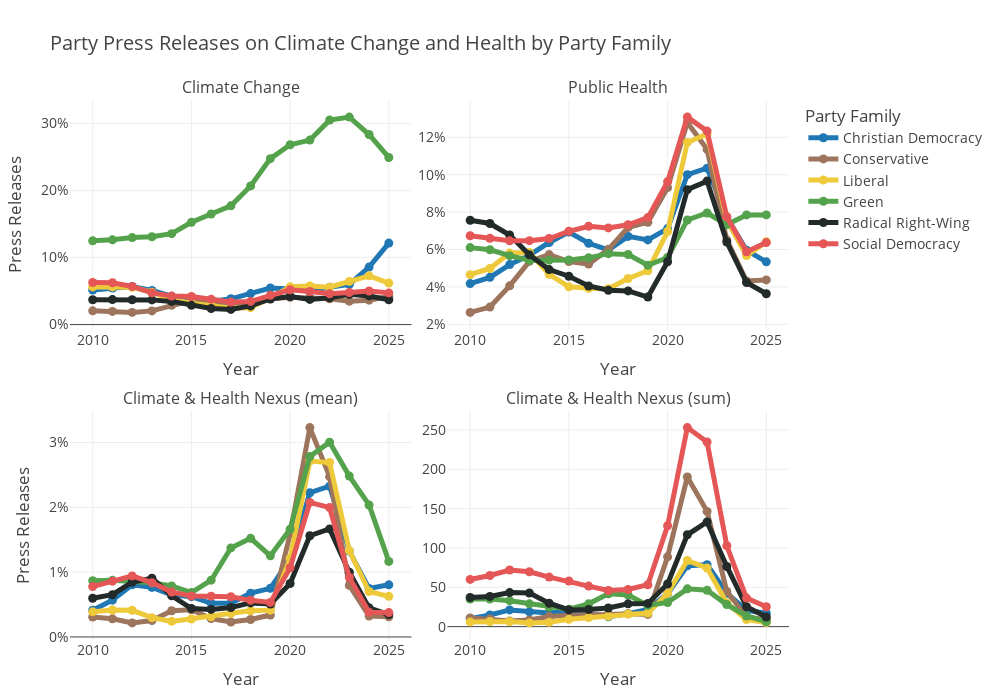

The notebook cell saved with this chart:
### Markdown cell above
## Primary Figure: Indicator 5.3.3: Political party engagement with health and climate change

### Code cell
# import libraries
import pandas as pd
import numpy as np
from plotly.subplots import make_subplots
import plotly.graph_objects as go
import plotly.express as px


# read in data 
df = pd.read_csv('../data/indicator_5_3_3.csv')

# dictionary to map party names to respective party colors
party_colors = {'Christian Democracy': '#1f77b4',
                'Conservative': '#9D755D',
                'Liberal': '#EECA3B',
                'Green': '#54A24B',
                'Radical Right-Wing': '#222A2A',
                'Social Democracy': '#E45756',}


# Define the mapping of data column -> subplot position
col_to_position = {
    'environment_climate_issue1_mean': (1, 1),  # Climate Change
    'healthcare_issue1_mean': (1, 2),           # Public Health
    'climate_health_mean': (2, 1),              # Climate and Health Nexus (mean)
    'climate_health_sum': (2, 2)                # Climate and Health Nexus (sum)
}


def create_nexus_subplot(df, 
                         title = 'Party Press Releases on Climate Change and Health by Party Family',
                         save_path=None,
                         col_to_position = col_to_position,
                         party_colors = party_colors):

    # Titles should match the order of the subplot grid
    fig = make_subplots(
        rows=2, cols=2,
        subplot_titles=(
            'Climate Change',
            'Public Health',
            'Climate & Health Nexus (mean)', 
            'Climate & Health Nexus (sum)'
        ),
        horizontal_spacing=0.05,  # reduce horizontal gap between columns
        vertical_spacing=0.15      # reduce vertical gap between rows
    )

    # Loop through the variables and plot each one in its correct subplot
    for i, col in enumerate(col_to_position.keys()):
        row, col_num = col_to_position[col]
        for party_family in party_colors.keys():
            subset = df[df['party_family'] == party_family].copy()

            # smooth the line
            subset[col] = subset[col].rolling(window=2, min_periods=1).mean()
            subset[col] = subset[col].rolling(window=2, min_periods=1).mean()

            fig.add_trace(go.Scatter(
                x=subset['year'],
                y=subset[col],
                mode='lines+markers',
                name=party_family,
                line=dict(color=party_colors[party_family], width=5),
                showlegend=True if i == 0 else False,
            ), row=row, col=col_num)

    # Update layout
    fig.update_layout(
        title=title,
        xaxis_title='Year',
        yaxis_title='Press Releases',
        title_x=0.05,
        legend_title='Party Family',
        hovermode='x unified',
        width=1000,
        height=700,
        template='presentation',
        font=dict(size=14),
        margin=dict(l=70, r=50, t=100, b=60)
    )

    # Format all y-axes as percentages
    fig.update_yaxes(tickformat=".0%", row=1, col=1)
    fig.update_yaxes(tickformat=".0%", row=1, col=2)
    fig.update_yaxes(tickformat=".0%", row=2, col=1)

    # Custom x-axis titles per subplot 
    fig.update_xaxes(title_text="Year", row=2, col=1)
    fig.update_xaxes(title_text="Year", row=2, col=2)
    fig.update_xaxes(title_text="Year", row=1, col=2)

    # add y-axis titles
    fig.update_yaxes(title_text="Press Releases", row=1, col=1)
    #fig.update_yaxes(title_text="Press Releases", row=1, col=2)
    fig.update_yaxes(title_text="Press Releases", row=2, col=1)
    #fig.update_yaxes(title_text="Press Releases", row=2, col=2)


    # save figure if save_path is provided
    if save_path:
        fig.write_image(save_path, scale=2)
    # show figure
    fig.show()


create_nexus_subplot(df, 
                     #title='',
                     save_path='../appendix/indicator_5_3_3.png',
                     col_to_position=col_to_position,
                     party_colors=party_colors)

### Figure 1 — Plotly figure (JSON) as saved in the notebook; plotly's stock layout.template omitted (floating-point values rounded to 4 significant figures)
{"data": [{"line": {"color": "#1f77b4", "width": 5}, "mode": "lines+markers", "name": "Christian Democracy", "showlegend": true, "type": "scatter", "x": [2010.0, 2011.0, 2012.0, 2013.0, 2014.0, 2015.0, 2016.0, 2017.0, 2018.0, 2019.0, 2020.0, 2021.0, 2022.0, 2023.0, 2024.0, 2025.0], "xaxis": "x", "y": [0.0517, 0.0546, 0.05676, 0.05101, 0.04234, 0.03603, 0.03453, 0.0385, 0.04631, 0.05461, 0.053, 0.0497, 0.05584, 0.06011, 0.08579, 0.1216], "yaxis": "y"}, {"line": {"color": "#9D755D", "width": 5}, "mode": "lines+markers", "name": "Conservative", "showlegend": true, "type": "scatter", "x": [2010.0, 2011.0, 2012.0, 2013.0, 2014.0, 2015.0, 2016.0, 2017.0, 2018.0, 2019.0, 2020.0, 2021.0, 2022.0, 2023.0, 2024.0, 2025.0], "xaxis": "x", "y": [0.02048, 0.01964, 0.01818, 0.02043, 0.02881, 0.03591, 0.03354, 0.02887, 0.03196, 0.03845, 0.04078, 0.04023, 0.03861, 0.03497, 0.03646, 0.04194], "yaxis": "y"}, {"line": {"color": "#EECA3B", "width": 5}, "mode": "lines+markers", "name": "Liberal", "showlegend": true, "type": "scatter", "x": [2010.0, 2011.0, 2012.0, 2013.0, 2014.0, 2015.0, 2016.0, 2017.0, 2018.0, 2019.0, 2020.0, 2021.0, 2022.0, 2023.0, 2024.0, 2025.0], "xaxis": "x", "y": [0.05624, 0.05619, 0.05556, 0.04838, 0.03698, 0.03184, 0.02853, 0.02454, 0.0253, 0.03955, 0.05635, 0.05754, 0.05586, 0.06448, 0.07271, 0.06196], "yaxis": "y"}, {"line": {"color": "#54A24B", "width": 5}, "mode": "lines+markers", "name": "Green", "showlegend": true, "type": "scatter", "x": [2010.0, 2011.0, 2012.0, 2013.0, 2014.0, 2015.0, 2016.0, 2017.0, 2018.0, 2019.0, 2020.0, 2021.0, 2022.0, 2023.0, 2024.0, 2025.0], "xaxis": "x", "y": [0.125, 0.1265, 0.1299, 0.1311, 0.1357, 0.1526, 0.165, 0.1772, 0.2069, 0.2477, 0.2684, 0.2754, 0.3052, 0.3097, 0.2837, 0.2495], "yaxis": "y"}, {"line": {"color": "#222A2A", "width": 5}, "mode": "lines+markers", "name": "Radical Right-Wing", "showlegend": true, "type": "scatter", "x": [2010.0, 2011.0, 2012.0, 2013.0, 2014.0, 2015.0, 2016.0, 2017.0, 2018.0, 2019.0, 2020.0, 2021.0, 2022.0, 2023.0, 2024.0, 2025.0], "xaxis": "x", "y": [0.03709, 0.03734, 0.03706, 0.03687, 0.03458, 0.0287, 0.02399, 0.02267, 0.02782, 0.03825, 0.04183, 0.03756, 0.03992, 0.04524, 0.04274, 0.03698], "yaxis": "y"}, {"line": {"color": "#E45756", "width": 5}, "mode": "lines+markers", "name": "Social Democracy", "showlegend": true, "type": "scatter", "x": [2010.0, 2011.0, 2012.0, 2013.0, 2014.0, 2015.0, 2016.0, 2017.0, 2018.0, 2019.0, 2020.0, 2021.0, 2022.0, 2023.0, 2024.0, 2025.0], "xaxis": "x", "y": [0.06285, 0.06236, 0.05695, 0.04732, 0.04256, 0.04185, 0.03791, 0.03356, 0.03462, 0.0437, 0.05191, 0.04936, 0.04595, 0.04791, 0.05014, 0.04731], "yaxis": "y"}, {"line": {"color": "#1f77b4", "width": 5}, "mode": "lines+markers", "name": "Christian Democracy", "showlegend": false, "type": "scatter", "x": [2010.0, 2011.0, 2012.0, 2013.0, 2014.0, 2015.0, 2016.0, 2017.0, 2018.0, 2019.0, 2020.0, 2021.0, 2022.0, 2023.0, 2024.0, 2025.0], "xaxis": "x2", "y": [0.04177, 0.04511, 0.05194, 0.05695, 0.06377, 0.06933, 0.06334, 0.05976, 0.06701, 0.06514, 0.07119, 0.1, 0.1035, 0.07726, 0.05965, 0.05342], "yaxis": "y2"}, {"line": {"color": "#9D755D", "width": 5}, "mode": "lines+markers", "name": "Conservative", "showlegend": false, "type": "scatter", "x": [2010.0, 2011.0, 2012.0, 2013.0, 2014.0, 2015.0, 2016.0, 2017.0, 2018.0, 2019.0, 2020.0, 2021.0, 2022.0, 2023.0, 2024.0, 2025.0], "xaxis": "x2", "y": [0.02637, 0.02922, 0.04056, 0.05367, 0.05728, 0.05356, 0.05222, 0.0601, 0.07184, 0.07453, 0.09309, 0.128, 0.1135, 0.06514, 0.04316, 0.04373], "yaxis": "y2"}, {"line": {"color": "#EECA3B", "width": 5}, "mode": "lines+markers", "name": "Liberal", "showlegend": false, "type": "scatter", "x": [2010.0, 2011.0, 2012.0, 2013.0, 2014.0, 2015.0, 2016.0, 2017.0, 2018.0, 2019.0, 2020.0, 2021.0, 2022.0, 2023.0, 2024.0, 2025.0], "xaxis": "x2", "y": [0.04654, 0.04985, 0.05809, 0.05839, 0.04668, 0.04004, 0.03929, 0.03899, 0.0445, 0.04866, 0.06961, 0.1173, 0.1218, 0.07565, 0.05675, 0.0641], "yaxis": "y2"}, {"line": {"color": "#54A24B", "width": 5}, "mode": "lines+markers", "name": "Green", "showlegend": false, "type": "scatter", "x": [2010.0, 2011.0, 2012.0, 2013.0, 2014.0, 2015.0, 2016.0, 2017.0, 2018.0, 2019.0, 2020.0, 2021.0, 2022.0, 2023.0, 2024.0, 2025.0], "xaxis": "x2", "y": [0.06101, 0.05987, 0.05673, 0.05421, 0.05429, 0.05444, 0.05553, 0.05779, 0.05733, 0.0516, 0.05575, 0.07581, 0.07953, 0.07332, 0.0785, 0.07849], "yaxis": "y2"}, {"line": {"color": "#222A2A", "width": 5}, "mode": "lines+markers", "name": "Radical Right-Wing", "showlegend": false, "type": "scatter", "x": [2010.0, 2011.0, 2012.0, 2013.0, 2014.0, 2015.0, 2016.0, 2017.0, 2018.0, 2019.0, 2020.0, 2021.0, 2022.0, 2023.0, 2024.0, 2025.0], "xaxis": "x2", "y": [0.07563, 0.07393, 0.06775, 0.05716, 0.04925, 0.04572, 0.0405, 0.03824, 0.03784, 0.03456, 0.05343, 0.09203, 0.09659, 0.064, 0.04236, 0.03633], "yaxis": "y2"}, {"line": {"color": "#E45756", "width": 5}, "mode": "lines+markers", "name": "Social Democracy", "showlegend": false, "type": "scatter", "x": [2010.0, 2011.0, 2012.0, 2013.0, 2014.0, 2015.0, 2016.0, 2017.0, 2018.0, 2019.0, 2020.0, 2021.0, 2022.0, 2023.0, 2024.0, 2025.0], "xaxis": "x2", "y": [0.06738, 0.06604, 0.06463, 0.06473, 0.0659, 0.06975, 0.07245, 0.07156, 0.07323, 0.07706, 0.09631, 0.1308, 0.1233, 0.07747, 0.05878, 0.0637], "yaxis": "y2"}, {"line": {"color": "#1f77b4", "width": 5}, "mode": "lines+markers", "name": "Christian Democracy", "showlegend": false, "type": "scatter", "x": [2010.0, 2011.0, 2012.0, 2013.0, 2014.0, 2015.0, 2016.0, 2017.0, 2018.0, 2019.0, 2020.0, 2021.0, 2022.0, 2023.0, 2024.0, 2025.0], "xaxis": "x3", "y": [0.004136, 0.005681, 0.008056, 0.007648, 0.006516, 0.006211, 0.005191, 0.005211, 0.006759, 0.007501, 0.01206, 0.02225, 0.02325, 0.01325, 0.007464, 0.008045], "yaxis": "y3"}, {"line": {"color": "#9D755D", "width": 5}, "mode": "lines+markers", "name": "Conservative", "showlegend": false, "type": "scatter", "x": [2010.0, 2011.0, 2012.0, 2013.0, 2014.0, 2015.0, 2016.0, 2017.0, 2018.0, 2019.0, 2020.0, 2021.0, 2022.0, 2023.0, 2024.0, 2025.0], "xaxis": "x3", "y": [0.003086, 0.002799, 0.002169, 0.002533, 0.004041, 0.004188, 0.002853, 0.002303, 0.002693, 0.003382, 0.01587, 0.0323, 0.02473, 0.007952, 0.003215, 0.003103], "yaxis": "y3"}, {"line": {"color": "#EECA3B", "width": 5}, "mode": "lines+markers", "name": "Liberal", "showlegend": false, "type": "scatter", "x": [2010.0, 2011.0, 2012.0, 2013.0, 2014.0, 2015.0, 2016.0, 2017.0, 2018.0, 2019.0, 2020.0, 2021.0, 2022.0, 2023.0, 2024.0, 2025.0], "xaxis": "x3", "y": [0.003878, 0.004154, 0.00411, 0.00298, 0.002405, 0.002777, 0.003101, 0.003644, 0.004039, 0.004133, 0.01212, 0.02713, 0.02691, 0.01332, 0.007005, 0.006262], "yaxis": "y3"}, {"line": {"color": "#54A24B", "width": 5}, "mode": "lines+markers", "name": "Green", "showlegend": false, "type": "scatter", "x": [2010.0, 2011.0, 2012.0, 2013.0, 2014.0, 2015.0, 2016.0, 2017.0, 2018.0, 2019.0, 2020.0, 2021.0, 2022.0, 2023.0, 2024.0, 2025.0], "xaxis": "x3", "y": [0.008681, 0.008735, 0.008564, 0.008366, 0.007871, 0.00684, 0.008757, 0.01374, 0.01522, 0.01252, 0.01662, 0.02783, 0.03004, 0.02481, 0.02036, 0.01165], "yaxis": "y3"}, {"line": {"color": "#222A2A", "width": 5}, "mode": "lines+markers", "name": "Radical Right-Wing", "showlegend": false, "type": "scatter", "x": [2010.0, 2011.0, 2012.0, 2013.0, 2014.0, 2015.0, 2016.0, 2017.0, 2018.0, 2019.0, 2020.0, 2021.0, 2022.0, 2023.0, 2024.0, 2025.0], "xaxis": "x3", "y": [0.005967, 0.006516, 0.00845, 0.009059, 0.006358, 0.004382, 0.004248, 0.004536, 0.005257, 0.005086, 0.008241, 0.01561, 0.01667, 0.009986, 0.004489, 0.003461], "yaxis": "y3"}, {"line": {"color": "#E45756", "width": 5}, "mode": "lines+markers", "name": "Social Democracy", "showlegend": false, "type": "scatter", "x": [2010.0, 2011.0, 2012.0, 2013.0, 2014.0, 2015.0, 2016.0, 2017.0, 2018.0, 2019.0, 2020.0, 2021.0, 2022.0, 2023.0, 2024.0, 2025.0], "xaxis": "x3", "y": [0.007775, 0.008612, 0.00942, 0.008379, 0.006922, 0.006316, 0.00629, 0.006199, 0.005657, 0.005334, 0.01067, 0.02075, 0.01995, 0.009191, 0.003823, 0.003761], "yaxis": "y3"}, {"line": {"color": "#1f77b4", "width": 5}, "mode": "lines+markers", "name": "Christian Democracy", "showlegend": false, "type": "scatter", "x": [2010.0, 2011.0, 2012.0, 2013.0, 2014.0, 2015.0, 2016.0, 2017.0, 2018.0, 2019.0, 2020.0, 2021.0, 2022.0, 2023.0, 2024.0, 2025.0], "xaxis": "x4", "y": [10.0, 14.75, 21.25, 18.75, 17.5, 20.25, 16.0, 12.5, 16.5, 22.0, 41.75, 77.25, 78.75, 42.5, 20.75, 17.0], "yaxis": "y4"}, {"line": {"color": "#9D755D", "width": 5}, "mode": "lines+markers", "name": "Conservative", "showlegend": false, "type": "scatter", "x": [2010.0, 2011.0, 2012.0, 2013.0, 2014.0, 2015.0, 2016.0, 2017.0, 2018.0, 2019.0, 2020.0, 2021.0, 2022.0, 2023.0, 2024.0, 2025.0], "xaxis": "x4", "y": [11.0, 9.75, 7.25, 8.5, 13.0, 14.5, 14.25, 15.5, 16.25, 15.5, 88.75, 190.2, 146.5, 44.75, 12.25, 8.75], "yaxis": "y4"}, {"line": {"color": "#EECA3B", "width": 5}, "mode": "lines+markers", "name": "Liberal", "showlegend": false, "type": "scatter", "x": [2010.0, 2011.0, 2012.0, 2013.0, 2014.0, 2015.0, 2016.0, 2017.0, 2018.0, 2019.0, 2020.0, 2021.0, 2022.0, 2023.0, 2024.0, 2025.0], "xaxis": "x4", "y": [6.0, 6.5, 6.5, 4.75, 5.5, 9.25, 11.5, 13.25, 16.0, 17.25, 42.25, 84.0, 74.5, 30.0, 9.0, 5.25], "yaxis": "y4"}, {"line": {"color": "#54A24B", "width": 5}, "mode": "lines+markers", "name": "Green", "showlegend": false, "type": "scatter", "x": [2010.0, 2011.0, 2012.0, 2013.0, 2014.0, 2015.0, 2016.0, 2017.0, 2018.0, 2019.0, 2020.0, 2021.0, 2022.0, 2023.0, 2024.0, 2025.0], "xaxis": "x4", "y": [35.0, 35.0, 33.0, 29.0, 25.0, 22.25, 29.0, 41.75, 40.25, 27.0, 30.75, 48.0, 46.25, 28.0, 13.5, 6.25], "yaxis": "y4"}, {"line": {"color": "#222A2A", "width": 5}, "mode": "lines+markers", "name": "Radical Right-Wing", "showlegend": false, "type": "scatter", "x": [2010.0, 2011.0, 2012.0, 2013.0, 2014.0, 2015.0, 2016.0, 2017.0, 2018.0, 2019.0, 2020.0, 2021.0, 2022.0, 2023.0, 2024.0, 2025.0], "xaxis": "x4", "y": [37.0, 38.25, 43.25, 42.75, 29.75, 21.25, 21.75, 23.75, 29.0, 29.5, 54.25, 116.8, 133.0, 76.5, 25.25, 12.25], "yaxis": "y4"}, {"line": {"color": "#E45756", "width": 5}, "mode": "lines+markers", "name": "Social Democracy", "showlegend": false, "type": "scatter", "x": [2010.0, 2011.0, 2012.0, 2013.0, 2014.0, 2015.0, 2016.0, 2017.0, 2018.0, 2019.0, 2020.0, 2021.0, 2022.0, 2023.0, 2024.0, 2025.0], "xaxis": "x4", "y": [60.0, 65.0, 72.0, 69.75, 63.0, 58.0, 51.5, 46.0, 47.25, 53.25, 128.2, 253.0, 234.8, 102.8, 36.25, 25.25], "yaxis": "y4"}], "layout": {"annotations": [{"font": {"size": 16}, "showarrow": false, "text": "Climate Change", "x": 0.2375, "xanchor": "center", "xref": "paper", "y": 1, "yanchor": "bottom", "yref": "paper"}, {"font": {"size": 16}, "showarrow": false, "text": "Public Health", "x": 0.7625, "xanchor": "center", "xref": "paper", "y": 1, "yanchor": "bottom", "yref": "paper"}, {"font": {"size": 16}, "showarrow": false, "text": "Climate & Health Nexus (mean)", "x": 0.2375, "xanchor": "center", "xref": "paper", "y": 0.425, "yanchor": "bottom", "yref": "paper"}, {"font": {"size": 16}, "showarrow": false, "text": "Climate & Health Nexus (sum)", "x": 0.7625, "xanchor": "center", "xref": "paper", "y": 0.425, "yanchor": "bottom", "yref": "paper"}], "font": {"size": 14}, "height": 700, "hovermode": "x unified", "legend": {"title": {"text": "Party Family"}}, "margin": {"b": 60, "l": 70, "r": 50, "t": 100}, "title": {"text": "Party Press Releases on Climate Change and Health by Party Family", "x": 0.05}, "width": 1000, "xaxis": {"anchor": "y", "domain": [0, 0.475], "title": {"text": "Year"}}, "xaxis2": {"anchor": "y2", "domain": [0.525, 1], "title": {"text": "Year"}}, "xaxis3": {"anchor": "y3", "domain": [0, 0.475], "title": {"text": "Year"}}, "xaxis4": {"anchor": "y4", "domain": [0.525, 1], "title": {"text": "Year"}}, "yaxis": {"anchor": "x", "domain": [0.575, 1], "tickformat": ".0%", "title": {"text": "Press Releases"}}, "yaxis2": {"anchor": "x2", "domain": [0.575, 1], "tickformat": ".0%"}, "yaxis3": {"anchor": "x3", "domain": [0, 0.425], "tickformat": ".0%", "title": {"text": "Press Releases"}}, "yaxis4": {"anchor": "x4", "domain": [0, 0.425]}}}
